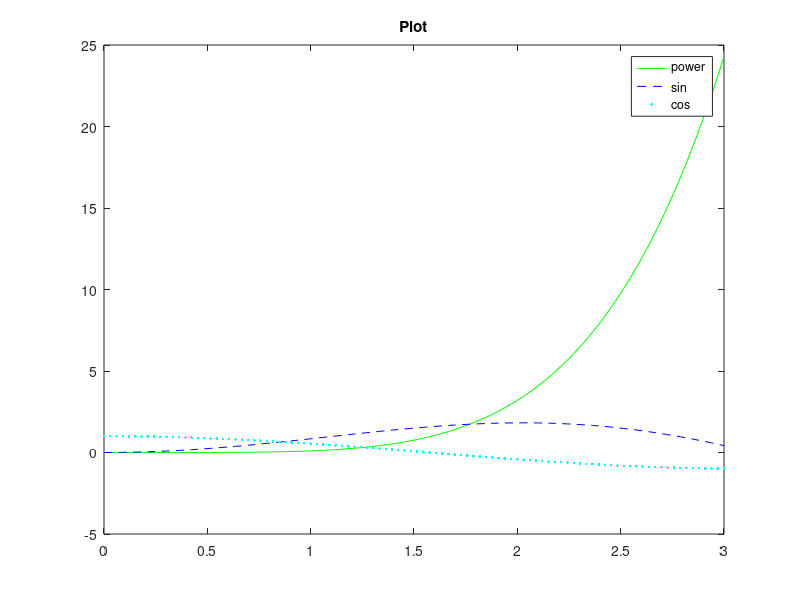

Write the MATLAB code that produced this figure.
x=linspace(0,3);
y1=(x.^5)/10;
y2=x.*sin(x);
y3=cos(x);
plot(x,y1,'g',x,y2,'b--',x,y3,'c.');
title("Plot")
legend("power","sin","cos")


